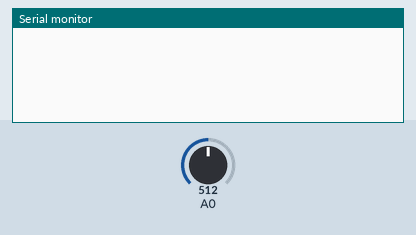
This sketch was run on a simulated Arduino Uno, built with avr-gcc and run on an emulated ATmega328P. Shown: the last lines printed to the serial monitor. The inputs (shaded band) are chosen by the test bench; at power-on: A0 = 512.

Above: at 4.2 s.
4.3 s: A0 set to 716
At 5.4 s:
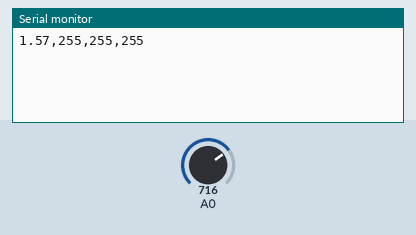
8.1 s: A0 set to 900
At 12.3 s:
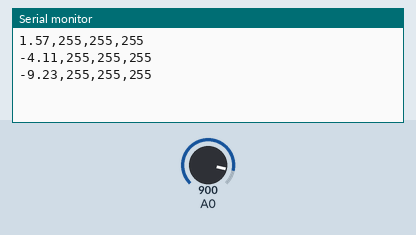
Timing chart, 0 to 13.8 s (numbered marks = the images above; inputs shaded):
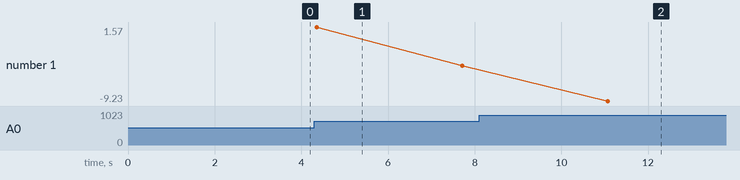

Measured:
- after the input at 8.1 s, the serial monitor: prints a new line after 3.0 s (image 2)
- plotted number 1: -4.11 → -9.23 after the input at 8.1 s

The sketch:

NPK_PH_Sensor.ino
```cpp
#include <SoftwareSerial.h>

// NPK
#define RE 8
#define DE 7
const byte nitro[] = {0x01, 0x03, 0x00, 0x1e, 0x00, 0x01, 0xe4, 0x0c};
const byte phos[] = {0x01, 0x03, 0x00, 0x1f, 0x00, 0x01, 0xb5, 0xcc};
const byte pota[] = {0x01, 0x03, 0x00, 0x20, 0x00, 0x01, 0x85, 0xc0};
SoftwareSerial mod(2, 3);

// PH
float calibration_value = 15.82;

void setup() {
  Serial.begin(9600);
  mod.begin(9600);
  pinMode(RE, OUTPUT);
  pinMode(DE, OUTPUT);
  delay(3000);
}

void loop() {
  float val_ph;
  byte val_nitrogen, val_phosphorous, val_potassium;
  val_ph = ph();
  delay(250);
  val_nitrogen = nitrogen();
  delay(250);
  val_phosphorous = phosphorous();
  delay(250);
  val_potassium = potassium();
  delay(250);
  Serial.print(val_ph);
  Serial.print(",");
  Serial.print(val_nitrogen);
  Serial.print(",");
  Serial.print(val_phosphorous);
  Serial.print(",");
  Serial.println(val_potassium);
  delay(2000);
}

float ph() {
  static unsigned long int avgval;
  static int buffer_arr[10], temp;
  for (int i = 0; i < 10; i++)
  {
    buffer_arr[i] = analogRead(A0);
    delay(30);
  }
  for (int i = 0; i < 9; i++)
  {
    for (int j = i + 1; j < 10; j++)
    {
      if (buffer_arr[i] > buffer_arr[j])
      {
        temp = buffer_arr[i];
        buffer_arr[i] = buffer_arr[j];
        buffer_arr[j] = temp;
      }
    }
  }
  avgval = 0;
  for (int i = 2; i < 8; i++)
    avgval += buffer_arr[i];
  float volt = (float)avgval * 5.0 / 1024 / 6;
  float ph_act = -5.70 * volt + calibration_value;
  return ph_act;
}

byte nitrogen() {
  static byte values[11];
  digitalWrite(DE, HIGH);
  digitalWrite(RE, HIGH);
  delay(10);
  if (mod.write(nitro, sizeof(nitro)) == 8) {
    digitalWrite(DE, LOW);
    digitalWrite(RE, LOW);
    for (byte i = 0; i < 7; i++) {
      values[i] = mod.read();
    }
  }
  return values[4];
}

byte phosphorous() {
  static byte values[11];
  digitalWrite(DE, HIGH);
  digitalWrite(RE, HIGH);
  delay(10);
  if (mod.write(phos, sizeof(phos)) == 8) {
    digitalWrite(DE, LOW);
    digitalWrite(RE, LOW);
    for (byte i = 0; i < 7; i++) {
      values[i] = mod.read();
    }
  }
  return values[4];
}

byte potassium() {
  static byte values[11];
  digitalWrite(DE, HIGH);
  digitalWrite(RE, HIGH);
  delay(10);
  if (mod.write(pota, sizeof(pota)) == 8) {
    digitalWrite(DE, LOW);
    digitalWrite(RE, LOW);
    for (byte i = 0; i < 7; i++) {
      values[i] = mod.read();
    }
  }
  return values[4];
}
```
